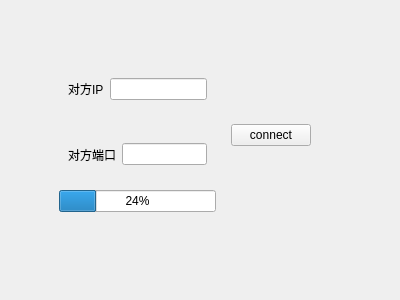
<?xml version="1.0" encoding="UTF-8"?>
<ui version="4.0">
 <class>client</class>
 <widget class="QWidget" name="client">
  <property name="geometry">
   <rect>
    <x>0</x>
    <y>0</y>
    <width>400</width>
    <height>300</height>
   </rect>
  </property>
  <property name="windowTitle">
   <string>Form</string>
  </property>
  <widget class="QWidget" name="widget_4" native="true">
   <property name="geometry">
    <rect>
     <x>50</x>
     <y>50</y>
     <width>261</width>
     <height>171</height>
    </rect>
   </property>
   <layout class="QHBoxLayout" name="horizontalLayout_3">
    <item>
     <widget class="QWidget" name="widget_3" native="true">
      <layout class="QVBoxLayout" name="verticalLayout">
       <item>
        <widget class="QWidget" name="widget" native="true">
         <layout class="QHBoxLayout" name="horizontalLayout">
          <item>
           <widget class="QLabel" name="label">
            <property name="text">
             <string>对方IP</string>
            </property>
           </widget>
          </item>
          <item>
           <widget class="QLineEdit" name="IP"/>
          </item>
         </layout>
        </widget>
       </item>
       <item>
        <widget class="QWidget" name="widget_2" native="true">
         <layout class="QHBoxLayout" name="horizontalLayout_2">
          <item>
           <widget class="QLabel" name="label_2">
            <property name="text">
             <string>对方端口</string>
            </property>
           </widget>
          </item>
          <item>
           <widget class="QLineEdit" name="port"/>
          </item>
         </layout>
        </widget>
       </item>
       <item>
        <widget class="QProgressBar" name="progressBar">
         <property name="value">
          <number>24</number>
         </property>
        </widget>
       </item>
      </layout>
     </widget>
    </item>
    <item>
     <widget class="QPushButton" name="connect">
      <property name="text">
       <string>connect</string>
      </property>
     </widget>
    </item>
   </layout>
  </widget>
 </widget>
 <resources/>
 <connections/>
</ui>
